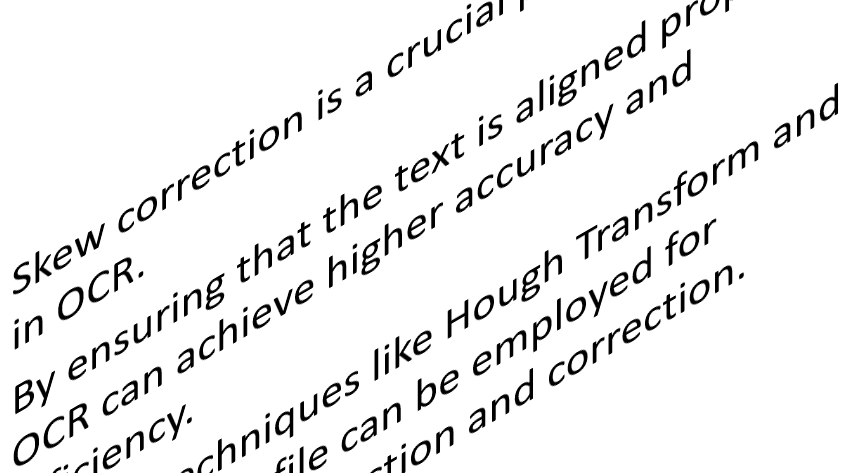
#> input picture img/skew.png, 868 x 473 px, found by its file name
$ python 'Skew Correction.py'
#> lines starting #> are read from the running program, lines starting #| are printed output that depends on the picture; after the words box and inside, x2 and y2 are one past the last pixel; in counts of white or black regions, pixels touching at a corner belong together
import cv2
import numpy as np
import matplotlib.pyplot as plt

# Load the image
image = cv2.imread(r'd:\training\Courses\ai\Text Extraction\doc\skew.png', cv2.IMREAD_GRAYSCALE)
#> image is the input picture: shape (473, 868); min 0, max 255, mean 238

# Step 1: Preprocessing - Binarization
# Convert to binary image using adaptive thresholding
thresh = cv2.adaptiveThreshold(image, 255, cv2.ADAPTIVE_THRESH_GAUSSIAN_C,
                               cv2.THRESH_BINARY, 11, 2)
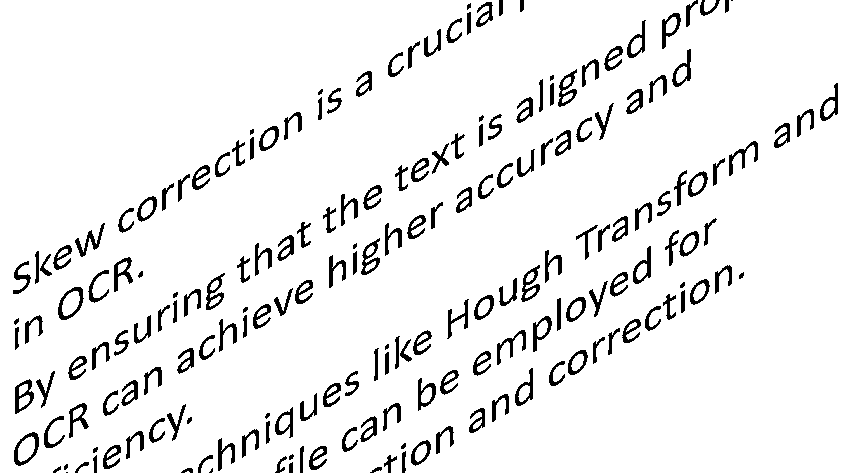
#> thresh: shape (473, 868); 93.1% white; 193 black regions (11 under 20 px), largest, box (x1, y1, x2, y2) and area: (15, 379, 34, 414) 288, (521, 265, 540, 302) 284, (14, 432, 39, 466) 283

# Step 2: Edge Detection
edges = cv2.Canny(thresh, 50, 150, apertureSize=3)
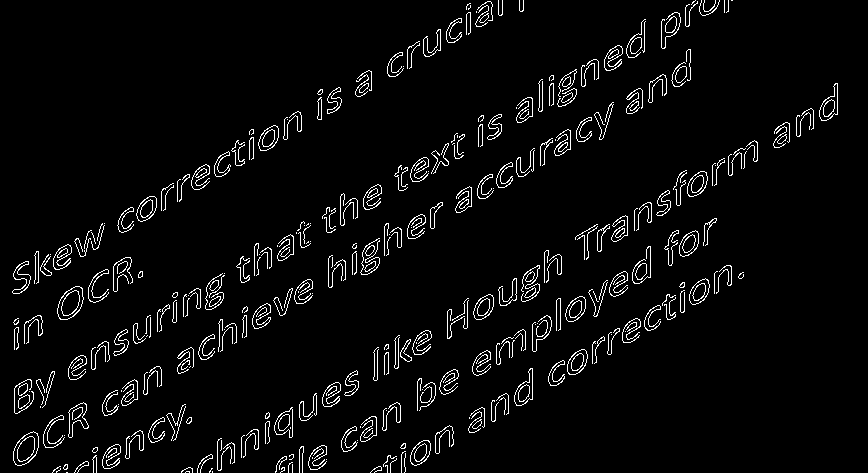
#> edges: shape (473, 868); 4.2% white in thin lines or dots

# Step 3: Hough Line Transform to detect skew angle
# Use the Hough Transform to detect straight lines in the image
lines = cv2.HoughLines(edges, 1, np.pi / 180, 150)
#> lines = 26 rows, first 8: [348, 1.05], [366, 1.05], [499, 1.05], [396, 1.05], [413, 1.05], [351, 1.05], [398, 1.05], [363, 1.05]

# Step 4: Calculate the skew angle
# If lines are detected, calculate the angle of the first detected line
if lines is not None:
    for rho, theta in lines[0]:
        angle = np.rad2deg(theta) - 90
        break
#> this loop made 1 pass
#> (rho, theta, angle) on pass 1: (348, 1.05, -30)
else:
    angle = 0

# Step 5: Rotate the image to correct the skew
# Get the image dimensions
(h, w) = image.shape[:2]
#> h = 473; w = 868
center = (w // 2, h // 2)
#> center = (434, 236)

# Rotate the image to correct skew
rotation_matrix = cv2.getRotationMatrix2D(center, angle, 1.0)
#> rotation_matrix = [[0.866, -0.5, 176.1], [0.5, 0.866, -185.4]]
rotated_image = cv2.warpAffine(image, rotation_matrix, (w, h))
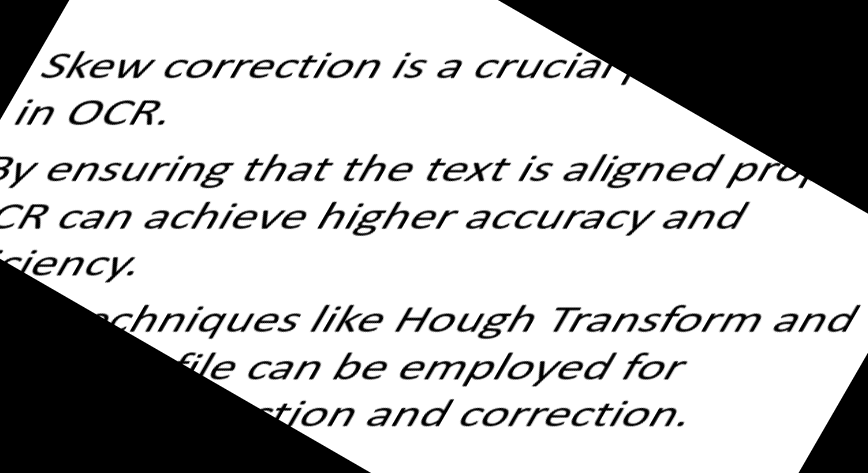
#> rotated_image: shape (473, 868); min 0, max 255, mean 183.9

# Step 6: Show the results
fig, axs = plt.subplots(1, 3, figsize=(15, 5))

# Original Image
axs[0].imshow(image, cmap='gray')
axs[0].set_title('Original Image')
axs[0].axis('off')

# Edge Detected Image
axs[1].imshow(edges, cmap='gray')
axs[1].set_title('Edge Detection (Canny)')
axs[1].axis('off')

# Skew-Corrected Image
axs[2].imshow(rotated_image, cmap='gray')
axs[2].set_title(f'Skew Corrected (Angle: {angle:.2f} degrees)')
axs[2].axis('off')

plt.show()
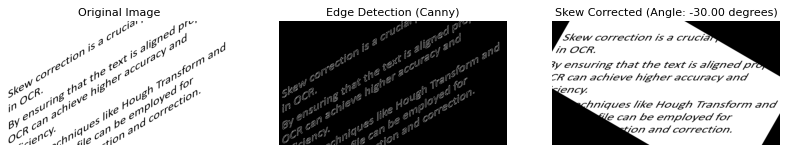
#> figure drawn by matplotlib, 3 panels

$ run again, with img/PyTesseract.png copied over img/skew.png
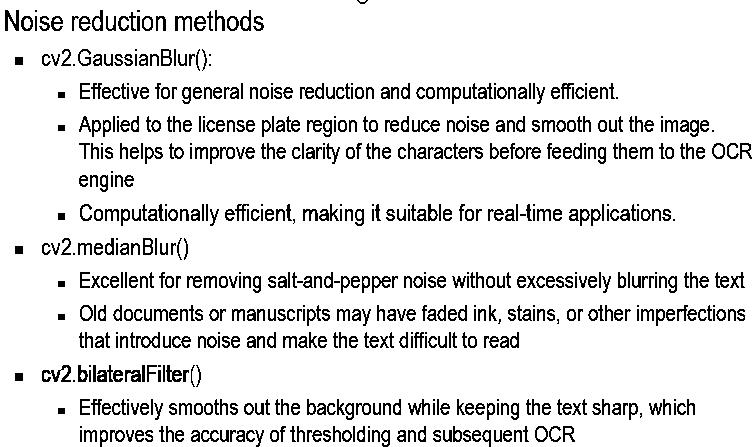
#> input picture img/PyTesseract.png, 756 x 447 px, found by its file name
#> image is the input picture: shape (447, 756); min 0, max 255, mean 227.9
#> thresh: shape (447, 756); 89.4% white; black in thin lines or dots
#> `edges = cv2.Canny(thresh, 50, 150, apertureSize=3)`:
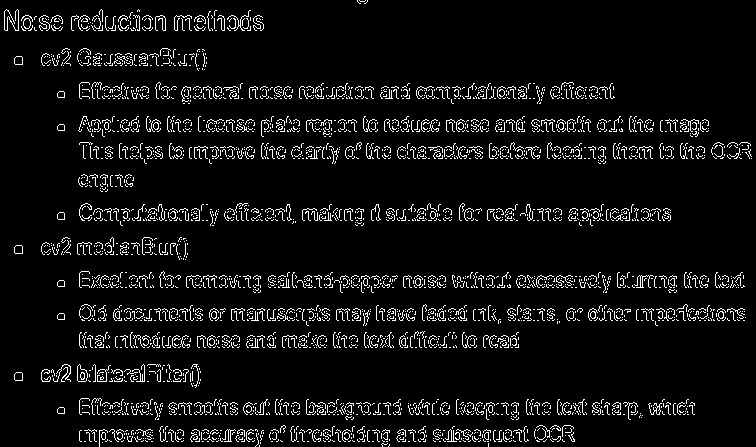
#> edges: shape (447, 756); 6.2% white in thin lines or dots
#> lines = 40 rows, first 8: [320, 1.57], [309, 1.57], [287, 1.57], [276, 1.57], [147, 1.57], [131, 1.57], [158, 1.57], [120, 1.57]
#> the loop `for rho, theta in lines[0]:` made 1 pass
#> (rho, theta, angle) on pass 1: (320, 1.57, 0)
#> rotation_matrix = [[1, 0, 0], [0, 1, 0]]
#> `plt.show()`:
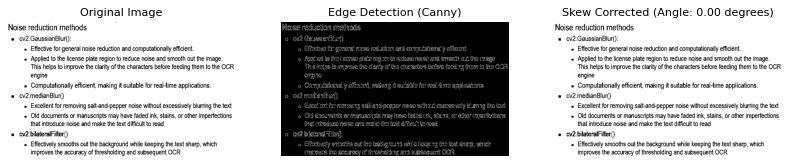
#> figure drawn by matplotlib, 3 panels
